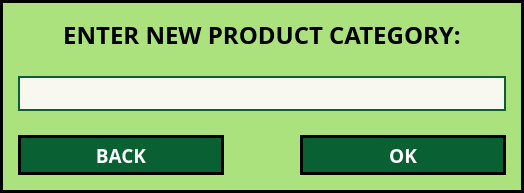
<?xml version="1.0" encoding="UTF-8"?>
<ui version="4.0">
 <class>Dialog</class>
 <widget class="QDialog" name="Dialog">
  <property name="geometry">
   <rect>
    <x>0</x>
    <y>0</y>
    <width>524</width>
    <height>193</height>
   </rect>
  </property>
  <property name="windowTitle">
   <string>Dialog</string>
  </property>
  <property name="styleSheet">
   <string notr="true">#widget{
background-color: #ABE27D;
border: 3px solid black;
}
.QPushButton{
background-color: #096033;
border: 3px solid;
color: white
}
.QLineEdit{
border : 2px solid #096033;
background-color: #F8F8F0;
color: black
}
.QLabel{
color: black;
}</string>
  </property>
  <layout class="QVBoxLayout" name="verticalLayout_3">
   <property name="spacing">
    <number>0</number>
   </property>
   <property name="leftMargin">
    <number>0</number>
   </property>
   <property name="topMargin">
    <number>0</number>
   </property>
   <property name="rightMargin">
    <number>0</number>
   </property>
   <property name="bottomMargin">
    <number>0</number>
   </property>
   <item>
    <widget class="QWidget" name="widget" native="true">
     <layout class="QVBoxLayout" name="verticalLayout">
      <item>
       <widget class="QLabel" name="label">
        <property name="font">
         <font>
          <family>DM Sans</family>
          <pointsize>18</pointsize>
          <bold>true</bold>
         </font>
        </property>
        <property name="text">
         <string>ENTER NEW PRODUCT CATEGORY:</string>
        </property>
        <property name="alignment">
         <set>Qt::AlignCenter</set>
        </property>
       </widget>
      </item>
      <item>
       <widget class="QWidget" name="widget_3" native="true">
        <layout class="QVBoxLayout" name="verticalLayout_2">
         <item>
          <widget class="QLineEdit" name="Input_LE">
           <property name="sizePolicy">
            <sizepolicy hsizetype="Minimum" vsizetype="Fixed">
             <horstretch>0</horstretch>
             <verstretch>0</verstretch>
            </sizepolicy>
           </property>
           <property name="minimumSize">
            <size>
             <width>25</width>
             <height>35</height>
            </size>
           </property>
          </widget>
         </item>
        </layout>
       </widget>
      </item>
      <item>
       <widget class="QWidget" name="widget_2" native="true">
        <layout class="QHBoxLayout" name="horizontalLayout">
         <item>
          <widget class="QPushButton" name="back_btn">
           <property name="minimumSize">
            <size>
             <width>0</width>
             <height>40</height>
            </size>
           </property>
           <property name="font">
            <font>
             <family>DM Sans</family>
             <pointsize>14</pointsize>
             <bold>true</bold>
            </font>
           </property>
           <property name="text">
            <string>BACK</string>
           </property>
          </widget>
         </item>
         <item>
          <spacer name="horizontalSpacer">
           <property name="orientation">
            <enum>Qt::Horizontal</enum>
           </property>
           <property name="sizeType">
            <enum>QSizePolicy::Fixed</enum>
           </property>
           <property name="sizeHint" stdset="0">
            <size>
             <width>70</width>
             <height>20</height>
            </size>
           </property>
          </spacer>
         </item>
         <item>
          <widget class="QPushButton" name="ok_btn">
           <property name="minimumSize">
            <size>
             <width>30</width>
             <height>40</height>
            </size>
           </property>
           <property name="font">
            <font>
             <family>DM Sans</family>
             <pointsize>14</pointsize>
             <bold>true</bold>
            </font>
           </property>
           <property name="text">
            <string>OK</string>
           </property>
          </widget>
         </item>
        </layout>
       </widget>
      </item>
     </layout>
    </widget>
   </item>
  </layout>
 </widget>
 <resources/>
 <connections/>
</ui>
